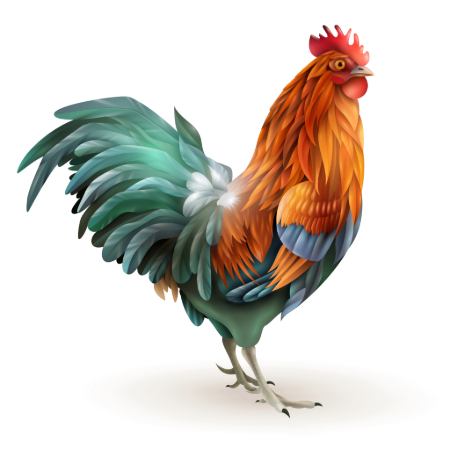
#> input picture roost.png, 450 x 450 px
$ python ImageCompression.py
#> lines starting #> are read from the running program, lines starting #| are printed output that depends on the picture
### opencv_basics_grayscale.py
'''
OpenCV Basics - Greyscale Exercises
'''
import cv2
import numpy as np

# [50 lines left out: functions pixel_count, average_pixel_value, to_BW, image_average_grayscale, flip_horizontal_grayscale, not called in this run]

def histogram_grayscale(GS_image):
    """ Counts the number of pixels of each value (0 -> 255) in the grayscale image.
    Args:
        GS_image (numpy.ndarray): A grayscale image.
    Returns:
        list: A list with 256 elements, representing the pixel count of each grayscale level.
    """
    hist, _ = np.histogram(GS_image, bins=256, range=(0, 256))
    return hist.tolist()

# [15 lines that do not run on import are left out]

### ImageCompression.py
import cv2
import matplotlib.pyplot as plt
import numpy as np
from opencv_basics_grayscale import histogram_grayscale
def histogram_color(image):
    colors = ('b', 'g', 'r')
    histograms = {}
    for i, color in enumerate(colors):
        hist = cv2.calcHist([image], [i], None, [256], [0, 256])
        histograms[color] = hist.flatten()
    return histograms

def average_intensity(hist):
    unique_colors=0
    for i in range(256):
        if hist[i] > 0: unique_colors += 1
    return unique_colors

def color_count(image_path):
    image = cv2.imread(image_path)
    image_rgb = cv2.cvtColor(image, cv2.COLOR_BGR2RGB)
    pixels = image_rgb.reshape(-1, 3)
    unique_colors = set(map(tuple, pixels))
    return len(unique_colors)


if __name__ == '__main__':

    image1_location = 'roost.png'

    img = cv2.imread(image1_location, cv2.IMREAD_GRAYSCALE)
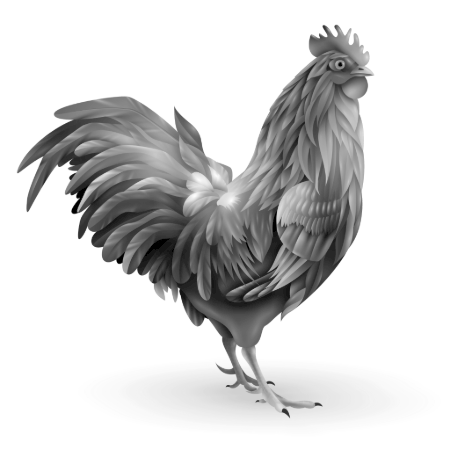
#> img: shape (450, 450); min 0, max 255, mean 211.9
    img_color = cv2.imread(image1_location, cv2.IMREAD_COLOR)
#> img_color is the input picture: shape (450, 450, 3); mean B, G, R 201.9, 209.2, 215

    jpeg_75_location = 'roost_75.jpg'
    jpeg_50_location = 'roost_50.jpg'
    jpeg_25_location = 'roost_25.jpg'

    img_75_color = cv2.imread(jpeg_75_location, cv2.IMREAD_COLOR)
    img_50_color = cv2.imread(jpeg_50_location, cv2.IMREAD_COLOR)
    img_25_color = cv2.imread(jpeg_25_location, cv2.IMREAD_COLOR)

    cv2.imwrite(jpeg_75_location, img, [cv2.IMWRITE_JPEG_QUALITY, 75])
    cv2.imwrite(jpeg_50_location, img, [cv2.IMWRITE_JPEG_QUALITY, 50])
    cv2.imwrite(jpeg_25_location, img, [cv2.IMWRITE_JPEG_QUALITY, 25])

    cv2.imwrite(jpeg_75_location, img_color, [cv2.IMWRITE_JPEG_QUALITY, 75])
    cv2.imwrite(jpeg_50_location, img_color, [cv2.IMWRITE_JPEG_QUALITY, 50])
    cv2.imwrite(jpeg_25_location, img_color, [cv2.IMWRITE_JPEG_QUALITY, 25])

    img_75 = cv2.imread(jpeg_75_location, cv2.IMREAD_GRAYSCALE)
#> img_75: shape (450, 450); min 0, max 255, mean 210.1
    img_50 = cv2.imread(jpeg_50_location, cv2.IMREAD_GRAYSCALE)
#> img_50: shape (450, 450); min 0, max 255, mean 210
    img_25 = cv2.imread(jpeg_25_location, cv2.IMREAD_GRAYSCALE)
#> img_25: shape (450, 450); min 0, max 255, mean 210

    hist_original = histogram_grayscale(img)
#> in histogram_grayscale, `hist, _ = np.histogram(GS_image, bins=256, range=(0, 256))`: hist = 256 values, max 121369 at index 255, min 0 at index 2, mean 791
#> hist_original has the same summary as hist in histogram_grayscale
    hist_75 = histogram_grayscale(img_75)
#> hist_75 = 256 values, max 118963 at index 255, min 9 at index 1, mean 791
    hist_50 = histogram_grayscale(img_50)
#> hist_50 = 256 values, max 115780 at index 255, min 7 at index 1, mean 791
    hist_25 = histogram_grayscale(img_25)
#> hist_25 = 256 values, max 119629 at index 255, min 8 at index 1, mean 791

    histograms_original = histogram_color(img_color)
#> after the loop in histogram_color, `for i, color in enumerate(colors):`: histograms = 3 items
#> histograms_original = 3 items
    histograms_original['gray'] = histogram_grayscale(img)

#> (the run stopped early here; a loop or call above may not have finished)
